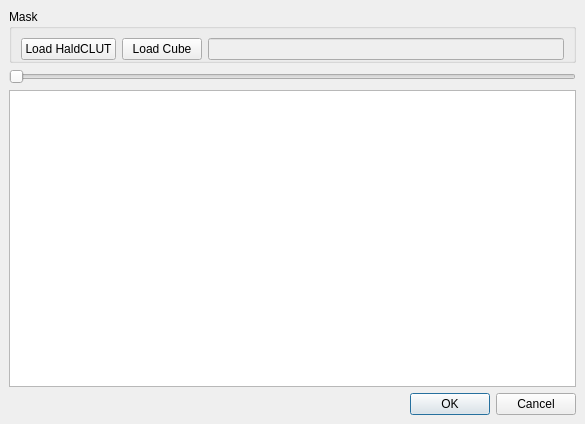
<?xml version="1.0" encoding="UTF-8"?>
<ui version="4.0">
 <class>cubicLUTDialog</class>
 <widget class="QDialog" name="cubicLUTDialog">
  <property name="geometry">
   <rect>
    <x>0</x>
    <y>0</y>
    <width>585</width>
    <height>424</height>
   </rect>
  </property>
  <property name="windowTitle">
   <string>3D LUT</string>
  </property>
  <layout class="QVBoxLayout" name="verticalLayout">
   <property name="spacing">
    <number>6</number>
   </property>
   <property name="leftMargin">
    <number>9</number>
   </property>
   <property name="topMargin">
    <number>9</number>
   </property>
   <property name="rightMargin">
    <number>9</number>
   </property>
   <property name="bottomMargin">
    <number>9</number>
   </property>
   <item>
    <widget class="QGroupBox" name="groupBoxMask">
     <property name="title">
      <string>Mask</string>
     </property>
     <layout class="QGridLayout" name="gridLayout_2">
      <property name="bottomMargin">
       <number>0</number>
      </property>
      <item row="1" column="0">
       <widget class="QPushButton" name="pushButtonLoadHaldCLUT">
        <property name="text">
         <string>Load HaldCLUT</string>
        </property>
       </widget>
      </item>
      <item row="1" column="2">
       <widget class="QLineEdit" name="lineEditFile">
        <property name="enabled">
         <bool>false</bool>
        </property>
        <property name="minimumSize">
         <size>
          <width>80</width>
          <height>0</height>
         </size>
        </property>
       </widget>
      </item>
      <item row="1" column="1">
       <widget class="QPushButton" name="pushButtonLoadCube">
        <property name="text">
         <string>Load Cube</string>
        </property>
       </widget>
      </item>
     </layout>
    </widget>
   </item>
   <item>
    <layout class="QHBoxLayout" name="toolboxLayout"/>
   </item>
   <item>
    <widget class="ADM_QSlider" name="horizontalSlider">
     <property name="orientation">
      <enum>Qt::Horizontal</enum>
     </property>
    </widget>
   </item>
   <item>
    <widget class="QGraphicsView" name="graphicsView"/>
   </item>
   <item>
    <widget class="QDialogButtonBox" name="buttonBox">
     <property name="orientation">
      <enum>Qt::Horizontal</enum>
     </property>
     <property name="standardButtons">
      <set>QDialogButtonBox::Cancel|QDialogButtonBox::Ok</set>
     </property>
    </widget>
   </item>
  </layout>
 </widget>
 <customwidgets>
  <customwidget>
   <class>ADM_QSlider</class>
   <extends>QSlider</extends>
   <header>ADM_toolkitQt.h</header>
  </customwidget>
 </customwidgets>
 <tabstops>
  <tabstop>pushButtonLoadHaldCLUT</tabstop>
  <tabstop>horizontalSlider</tabstop>
  <tabstop>graphicsView</tabstop>
  <tabstop>lineEditFile</tabstop>
 </tabstops>
 <resources/>
 <connections>
  <connection>
   <sender>buttonBox</sender>
   <signal>accepted()</signal>
   <receiver>cubicLUTDialog</receiver>
   <slot>accept()</slot>
   <hints>
    <hint type="sourcelabel">
     <x>248</x>
     <y>254</y>
    </hint>
    <hint type="destinationlabel">
     <x>157</x>
     <y>274</y>
    </hint>
   </hints>
  </connection>
  <connection>
   <sender>buttonBox</sender>
   <signal>rejected()</signal>
   <receiver>cubicLUTDialog</receiver>
   <slot>reject()</slot>
   <hints>
    <hint type="sourcelabel">
     <x>316</x>
     <y>260</y>
    </hint>
    <hint type="destinationlabel">
     <x>286</x>
     <y>274</y>
    </hint>
   </hints>
  </connection>
 </connections>
</ui>
